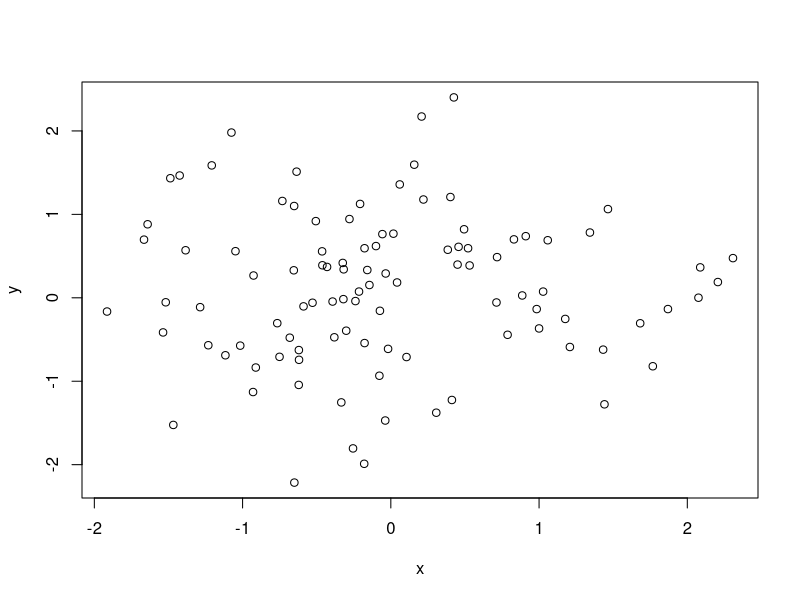

Reproduce this figure in R.
## ---- chunk 1

## ---- chunk 2

## ---- chunk 3
set.seed(1)
y <- rnorm(100)
x <- rnorm(100)
y ~ x - 2 * x^2 + rnorm(100)
## ---- chunk 4
plot(x,y)

## ---- chunk 5
library(boot)
data=data.frame(y,x)
set.seed(34)
for(i in 1:4) 
  
print(cv.glm(data = data,glm(y~poly(x,i),data = data))$delta[1])

## ---- chunk 6
set.seed(42)

for(i in 1:4) 
  print(cv.glm(data = data,glm(y~poly(x,i),data = data))$delta[1])

## ---- chunk 7

## ---- chunk 8
for(i in 1:4) {print(summary(glm(y~poly(x,i),data = data)))}

